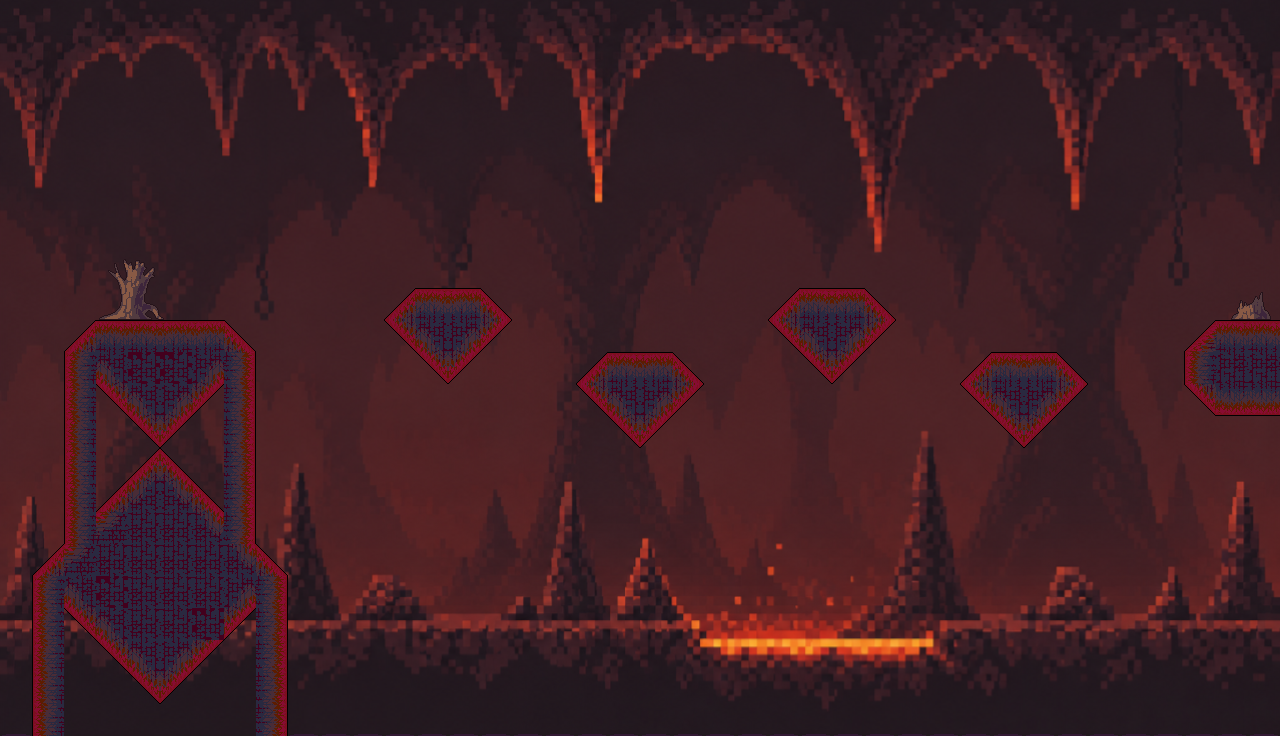

Tiled map render using the project's own tile images. Description and the whole map definition, tile-layer contents included, below:
An orthogonal 40x23 tile map with 32x32 px tiles, 2 tile layers (Capa de patrones 2, Platforms), 4 tilesets, 1 image layer.

<map version="1.10" tiledversion="1.12.1" orientation="orthogonal" renderorder="right-down" width="40" height="23" tilewidth="32" tileheight="32" infinite="0" nextlayerid="4" nextobjectid="1">
 <tileset firstgid="1" source="Tileset_Tierra_.tsx" />
 <tileset firstgid="97" source="Tileset_infierno.tsx" />
 <tileset firstgid="193" source="Tileset_Infierno_girado.tsx" />
 <tileset firstgid="289" source="Decoracion/Troncos.tsx" />
 <imagelayer id="2" name="Capa de Imagen 1">
  <image source="../Mapas/Infierno arriba.png" width="1280" height="736" />
 </imagelayer>
 <layer id="3" name="Capa de patrones 2" width="40" height="23">
  <data encoding="csv">
0,0,0,0,0,0,0,0,0,0,0,0,0,0,0,0,0,0,0,0,0,0,0,0,0,0,0,0,0,0,0,0,0,0,0,0,0,0,0,0,
0,0,0,0,0,0,0,0,0,0,0,0,0,0,0,0,0,0,0,0,0,0,0,0,0,0,0,0,0,0,0,0,0,0,0,0,0,0,0,0,
0,0,0,0,0,0,0,0,0,0,0,0,0,0,0,0,0,0,0,0,0,0,0,0,0,0,0,0,0,0,0,0,0,0,0,0,0,0,0,0,
0,0,0,0,0,0,0,0,0,0,0,0,0,0,0,0,0,0,0,0,0,0,0,0,0,0,0,0,0,0,0,0,0,0,0,0,0,0,0,0,
0,0,0,0,0,0,0,0,0,0,0,0,0,0,0,0,0,0,0,0,0,0,0,0,0,0,0,0,0,0,0,0,0,0,0,0,0,0,0,0,
0,0,0,0,0,0,0,0,0,0,0,0,0,0,0,0,0,0,0,0,0,0,0,0,0,0,0,0,0,0,0,0,0,0,0,0,0,0,0,0,
0,0,0,0,0,0,0,0,0,0,0,0,0,0,0,0,0,0,0,0,0,0,0,0,0,0,0,0,0,0,0,0,0,0,0,0,0,0,0,0,
0,0,0,0,0,0,0,0,0,0,0,0,0,0,0,0,0,0,0,0,0,0,0,0,0,0,0,0,0,0,0,0,0,0,0,0,0,0,0,0,
0,0,0,342,343,344,0,0,0,0,0,0,0,0,0,0,0,0,0,0,0,0,0,0,0,0,0,0,0,0,0,0,0,0,0,0,0,0,0,0,
0,0,0,350,351,352,0,0,0,0,0,0,0,0,0,0,0,0,0,0,0,0,0,0,0,0,0,0,0,0,0,0,0,0,0,0,0,0,346,347,
0,0,0,0,0,0,0,0,0,0,0,0,0,0,0,0,0,0,0,0,0,0,0,0,0,0,0,0,0,0,0,0,0,0,0,0,0,0,0,0,
0,0,0,0,0,0,0,0,0,0,0,0,0,0,0,0,0,0,0,0,0,0,0,0,0,0,0,0,0,0,0,0,0,0,0,0,0,0,0,0,
0,0,0,0,0,0,0,0,0,0,0,0,0,0,0,0,0,0,0,0,0,0,0,0,0,0,0,0,0,0,0,0,0,0,0,0,0,0,0,0,
0,0,0,0,0,0,0,0,0,0,0,0,0,0,0,0,0,0,0,0,0,0,0,0,0,0,0,0,0,0,0,0,0,0,0,0,0,0,0,0,
0,0,0,0,0,0,0,0,0,0,0,0,0,0,0,0,0,0,0,0,0,0,0,0,0,0,0,0,0,0,0,0,0,0,0,0,0,0,0,0,
0,0,0,0,0,0,0,0,0,0,0,0,0,0,0,0,0,0,0,0,0,0,0,0,0,0,0,0,0,0,0,0,0,0,0,0,0,0,0,0,
0,0,0,0,0,0,0,0,0,0,0,0,0,0,0,0,0,0,0,0,0,0,0,0,0,0,0,0,0,0,0,0,0,0,0,0,0,0,0,0,
0,0,0,0,0,0,0,0,0,0,0,0,0,0,0,0,0,0,0,0,0,0,0,0,0,0,0,0,0,0,0,0,0,0,0,0,0,0,0,0,
0,0,0,0,0,0,0,0,0,0,0,0,0,0,0,0,0,0,0,0,0,0,0,0,0,0,0,0,0,0,0,0,0,0,0,0,0,0,0,0,
0,0,0,0,0,0,0,0,0,0,0,0,0,0,0,0,0,0,0,0,0,0,0,0,0,0,0,0,0,0,0,0,0,0,0,0,0,0,0,0,
0,0,0,0,0,0,0,0,0,0,0,0,0,0,0,0,0,0,0,0,0,0,0,0,0,0,0,0,0,0,0,0,0,0,0,0,0,0,0,0,
0,0,0,0,0,0,0,0,0,0,0,0,0,0,0,0,0,0,0,0,0,0,0,0,0,0,0,0,0,0,0,0,0,0,0,0,0,0,0,0,
0,0,0,0,0,0,0,0,0,0,0,0,0,0,0,0,0,0,0,0,0,0,0,0,0,0,0,0,0,0,0,0,0,0,0,0,0,0,0,0
</data>
 </layer>
 <layer id="1" name="Platforms" width="40" height="23">
  <data encoding="csv">
0,0,0,0,0,0,0,0,0,0,0,0,0,0,0,0,0,0,0,0,0,0,0,0,0,0,0,0,0,0,0,0,0,0,0,0,0,0,0,0,
0,0,0,0,0,0,0,0,0,0,0,0,0,0,0,0,0,0,0,0,0,0,0,0,0,0,0,0,0,0,0,0,0,0,0,0,0,0,0,0,
0,0,0,0,0,0,0,0,0,0,0,0,0,0,0,0,0,0,0,0,0,0,0,0,0,0,0,0,0,0,0,0,0,0,0,0,0,0,0,0,
0,0,0,0,0,0,0,0,0,0,0,0,0,0,0,0,0,0,0,0,0,0,0,0,0,0,0,0,0,0,0,0,0,0,0,0,0,0,0,0,
0,0,0,0,0,0,0,0,0,0,0,0,0,0,0,0,0,0,0,0,0,0,0,0,0,0,0,0,0,0,0,0,0,0,0,0,0,0,0,0,
0,0,0,0,0,0,0,0,0,0,0,0,0,0,0,0,0,0,0,0,0,0,0,0,0,0,0,0,0,0,0,0,0,0,0,0,0,0,0,0,
0,0,0,0,0,0,0,0,0,0,0,0,0,0,0,0,0,0,0,0,0,0,0,0,0,0,0,0,0,0,0,0,0,0,0,0,0,0,0,0,
0,0,0,0,0,0,0,0,0,0,0,0,0,0,0,0,0,0,0,0,0,0,0,0,0,0,0,0,0,0,0,0,0,0,0,0,0,0,0,0,
0,0,0,0,0,0,0,0,0,0,0,0,0,0,0,0,0,0,0,0,0,0,0,0,0,0,0,0,0,0,0,0,0,0,0,0,0,0,0,0,
0,0,0,0,0,0,0,0,0,0,0,0,139,98,2147483746,2147483787,0,0,0,0,0,0,0,0,139,98,2147483746,2147483787,0,0,0,0,0,0,0,0,0,0,0,0,
0,0,139,98,98,2147483746,2147483746,2147483787,0,0,0,0,1073741963,1073741975,3221225623,3221225611,0,0,0,0,0,0,0,0,1073741963,1073741975,3221225623,3221225611,0,0,0,0,0,0,0,0,0,1610612874,98,98,
0,0,3221225680,1073741975,133,133,3221225623,208,0,0,0,0,0,1073741963,3221225611,0,0,0,139,98,2147483746,2147483787,0,0,0,1073741963,3221225611,0,0,0,139,98,2147483746,2147483787,0,0,0,1610612834,3221225592,3221225592,
0,0,3221225680,1073741963,1073741975,3221225623,3221225611,208,0,0,0,0,0,0,0,0,0,0,1073741963,1073741975,3221225623,3221225611,0,0,0,0,0,0,0,0,1073741963,1073741975,3221225623,3221225611,0,0,0,3221225610,3221225570,3221225570,
0,0,3221225680,0,1073741963,3221225611,0,208,0,0,0,0,0,0,0,0,0,0,0,1073741963,3221225611,0,0,0,0,0,0,0,0,0,0,1073741963,3221225611,0,0,0,0,0,0,0,
0,0,3221225680,0,139,2147483787,0,208,0,0,0,0,0,0,0,0,0,0,0,0,0,0,0,0,0,0,0,0,0,0,0,0,0,0,0,0,0,0,0,0,
0,0,3221225680,139,151,2147483799,2147483787,208,0,0,0,0,0,0,0,0,0,0,0,0,0,0,0,0,0,0,0,0,0,0,0,0,0,0,0,0,0,0,0,0,
0,0,3221225680,1610612886,120,120,150,208,0,0,0,0,0,0,0,0,0,0,0,0,0,0,0,0,0,0,0,0,0,0,0,0,0,0,0,0,0,0,0,0,
0,139,3221225708,120,120,120,120,1610612972,2147483787,0,0,0,0,0,0,0,0,0,0,0,0,0,0,0,0,0,0,0,0,0,0,0,0,0,0,0,0,0,0,0,
0,3221225680,2684354796,133,120,120,120,3221225623,208,0,0,0,0,0,0,0,0,0,0,0,0,0,0,0,0,0,0,0,0,0,0,0,0,0,0,0,0,0,0,0,
0,3221225680,1073741963,1073741975,120,120,133,3221225611,208,0,0,0,0,0,0,0,0,0,0,0,0,0,0,0,0,0,0,0,0,0,0,0,0,0,0,0,0,0,0,0,
0,3221225680,0,1073741963,1073741975,3221225623,3221225611,0,208,0,0,0,0,0,0,0,0,0,0,0,0,0,0,0,0,0,0,0,0,0,0,0,0,0,0,0,0,0,0,0,
0,3221225680,0,0,1073741963,3221225611,0,0,208,0,0,0,0,0,0,0,0,0,0,0,0,0,0,0,0,0,0,0,0,0,0,0,0,0,0,0,0,0,0,0,
90,3221225680,0,0,0,0,0,0,208,90,90,90,90,90,90,90,90,90,90,90,90,90,90,90,90,90,90,90,90,90,90,90,90,90,90,90,90,90,90,90
</data>
 </layer>
</map>
